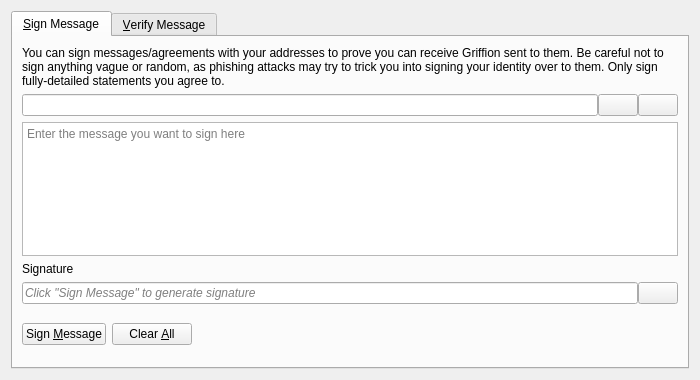
<?xml version="1.0" encoding="UTF-8"?>
<ui version="4.0">
 <class>SignVerifyMessageDialog</class>
 <widget class="QDialog" name="SignVerifyMessageDialog">
  <property name="geometry">
   <rect>
    <x>0</x>
    <y>0</y>
    <width>700</width>
    <height>380</height>
   </rect>
  </property>
  <property name="windowTitle">
   <string>Signatures - Sign / Verify a Message</string>
  </property>
  <property name="modal">
   <bool>true</bool>
  </property>
  <layout class="QVBoxLayout" name="verticalLayout">
   <item>
    <widget class="QTabWidget" name="tabWidget">
     <property name="currentIndex">
      <number>0</number>
     </property>
     <widget class="QWidget" name="tabSignMessage">
      <attribute name="title">
       <string>&amp;Sign Message</string>
      </attribute>
      <layout class="QVBoxLayout" name="verticalLayout_SM">
       <item>
        <widget class="QLabel" name="infoLabel_SM">
         <property name="text">
          <string>You can sign messages/agreements with your addresses to prove you can receive Griffion sent to them. Be careful not to sign anything vague or random, as phishing attacks may try to trick you into signing your identity over to them. Only sign fully-detailed statements you agree to.</string>
         </property>
         <property name="textFormat">
          <enum>Qt::PlainText</enum>
         </property>
         <property name="wordWrap">
          <bool>true</bool>
         </property>
        </widget>
       </item>
       <item>
        <layout class="QHBoxLayout" name="horizontalLayout_1_SM">
         <property name="spacing">
          <number>0</number>
         </property>
         <item>
          <widget class="QValidatedLineEdit" name="addressIn_SM">
           <property name="toolTip">
            <string>The Griffion address to sign the message with</string>
           </property>
          </widget>
         </item>
         <item>
          <widget class="QPushButton" name="addressBookButton_SM">
           <property name="toolTip">
            <string>Choose previously used address</string>
           </property>
           <property name="text">
            <string/>
           </property>
           <property name="icon">
            <iconset resource="../griffion.qrc">
             <normaloff>:/icons/address-book</normaloff>:/icons/address-book</iconset>
           </property>
           <property name="shortcut">
            <string>Alt+A</string>
           </property>
           <property name="autoDefault">
            <bool>false</bool>
           </property>
          </widget>
         </item>
         <item>
          <widget class="QPushButton" name="pasteButton_SM">
           <property name="toolTip">
            <string>Paste address from clipboard</string>
           </property>
           <property name="text">
            <string/>
           </property>
           <property name="icon">
            <iconset resource="../griffion.qrc">
             <normaloff>:/icons/editpaste</normaloff>:/icons/editpaste</iconset>
           </property>
           <property name="shortcut">
            <string>Alt+P</string>
           </property>
           <property name="autoDefault">
            <bool>false</bool>
           </property>
          </widget>
         </item>
        </layout>
       </item>
       <item>
        <widget class="QPlainTextEdit" name="messageIn_SM">
         <property name="toolTip">
          <string>Enter the message you want to sign here</string>
         </property>
         <property name="placeholderText">
          <string>Enter the message you want to sign here</string>
         </property>
        </widget>
       </item>
       <item>
        <widget class="QLabel" name="signatureLabel_SM">
         <property name="text">
          <string>Signature</string>
         </property>
         <property name="textFormat">
          <enum>Qt::PlainText</enum>
         </property>
        </widget>
       </item>
       <item>
        <layout class="QHBoxLayout" name="horizontalLayout_2_SM">
         <property name="spacing">
          <number>0</number>
         </property>
         <item>
          <widget class="QLineEdit" name="signatureOut_SM">
           <property name="placeholderText">
            <string>Click "Sign Message" to generate signature</string>
           </property>
           <property name="font">
            <font>
             <italic>true</italic>
            </font>
           </property>
           <property name="readOnly">
            <bool>true</bool>
           </property>
          </widget>
         </item>
         <item>
          <widget class="QPushButton" name="copySignatureButton_SM">
           <property name="toolTip">
            <string>Copy the current signature to the system clipboard</string>
           </property>
           <property name="text">
            <string/>
           </property>
           <property name="icon">
            <iconset resource="../griffion.qrc">
             <normaloff>:/icons/editcopy</normaloff>:/icons/editcopy</iconset>
           </property>
           <property name="autoDefault">
            <bool>false</bool>
           </property>
          </widget>
         </item>
        </layout>
       </item>
       <item>
        <layout class="QHBoxLayout" name="horizontalLayout_3_SM">
         <item>
          <widget class="QPushButton" name="signMessageButton_SM">
           <property name="toolTip">
            <string>Sign the message to prove you own this Griffion address</string>
           </property>
           <property name="text">
            <string>Sign &amp;Message</string>
           </property>
           <property name="icon">
            <iconset resource="../griffion.qrc">
             <normaloff>:/icons/edit</normaloff>:/icons/edit</iconset>
           </property>
           <property name="autoDefault">
            <bool>false</bool>
           </property>
          </widget>
         </item>
         <item>
          <widget class="QPushButton" name="clearButton_SM">
           <property name="toolTip">
            <string>Reset all sign message fields</string>
           </property>
           <property name="text">
            <string>Clear &amp;All</string>
           </property>
           <property name="icon">
            <iconset resource="../griffion.qrc">
             <normaloff>:/icons/remove</normaloff>:/icons/remove</iconset>
           </property>
           <property name="autoDefault">
            <bool>false</bool>
           </property>
          </widget>
         </item>
         <item>
          <spacer name="horizontalSpacer_1_SM">
           <property name="orientation">
            <enum>Qt::Horizontal</enum>
           </property>
           <property name="sizeHint" stdset="0">
            <size>
             <width>40</width>
             <height>48</height>
            </size>
           </property>
          </spacer>
         </item>
         <item>
          <widget class="QLabel" name="statusLabel_SM">
           <property name="font">
            <font>
             <weight>75</weight>
             <bold>true</bold>
            </font>
           </property>
           <property name="text">
            <string/>
           </property>
           <property name="wordWrap">
            <bool>true</bool>
           </property>
          </widget>
         </item>
         <item>
          <spacer name="horizontalSpacer_2_SM">
           <property name="orientation">
            <enum>Qt::Horizontal</enum>
           </property>
           <property name="sizeHint" stdset="0">
            <size>
             <width>40</width>
             <height>48</height>
            </size>
           </property>
          </spacer>
         </item>
        </layout>
       </item>
      </layout>
     </widget>
     <widget class="QWidget" name="tabVerifyMessage">
      <attribute name="title">
       <string>&amp;Verify Message</string>
      </attribute>
      <layout class="QVBoxLayout" name="verticalLayout_VM">
       <item>
        <widget class="QLabel" name="infoLabel_VM">
         <property name="text">
          <string>Enter the receiver's address, message (ensure you copy line breaks, spaces, tabs, etc. exactly) and signature below to verify the message. Be careful not to read more into the signature than what is in the signed message itself, to avoid being tricked by a man-in-the-middle attack. Note that this only proves the signing party receives with the address, it cannot prove sendership of any transaction!</string>
         </property>
         <property name="textFormat">
          <enum>Qt::PlainText</enum>
         </property>
         <property name="alignment">
          <set>Qt::AlignLeading|Qt::AlignLeft|Qt::AlignTop</set>
         </property>
         <property name="wordWrap">
          <bool>true</bool>
         </property>
        </widget>
       </item>
       <item>
        <layout class="QHBoxLayout" name="horizontalLayout_1_VM">
         <property name="spacing">
          <number>0</number>
         </property>
         <item>
          <widget class="QValidatedLineEdit" name="addressIn_VM">
           <property name="toolTip">
            <string>The Griffion address the message was signed with</string>
           </property>
          </widget>
         </item>
         <item>
          <widget class="QPushButton" name="addressBookButton_VM">
           <property name="toolTip">
            <string>Choose previously used address</string>
           </property>
           <property name="text">
            <string/>
           </property>
           <property name="icon">
            <iconset resource="../griffion.qrc">
             <normaloff>:/icons/address-book</normaloff>:/icons/address-book</iconset>
           </property>
           <property name="shortcut">
            <string>Alt+A</string>
           </property>
           <property name="autoDefault">
            <bool>false</bool>
           </property>
          </widget>
         </item>
        </layout>
       </item>
       <item>
        <widget class="QPlainTextEdit" name="messageIn_VM">
          <property name="toolTip">
            <string>The signed message to verify</string>
          </property>
          <property name="placeholderText">
            <string>The signed message to verify</string>
          </property>
        </widget>
       </item>
       <item>
        <widget class="QValidatedLineEdit" name="signatureIn_VM">
          <property name="toolTip">
            <string>The signature given when the message was signed</string>
          </property>
          <property name="placeholderText">
            <string>The signature given when the message was signed</string>
          </property>
        </widget>
       </item>
       <item>
        <layout class="QHBoxLayout" name="horizontalLayout_2_VM">
         <item>
          <widget class="QPushButton" name="verifyMessageButton_VM">
           <property name="toolTip">
            <string>Verify the message to ensure it was signed with the specified Griffion address</string>
           </property>
           <property name="text">
            <string>Verify &amp;Message</string>
           </property>
           <property name="icon">
            <iconset resource="../griffion.qrc">
             <normaloff>:/icons/transaction_0</normaloff>:/icons/transaction_0</iconset>
           </property>
           <property name="autoDefault">
            <bool>false</bool>
           </property>
          </widget>
         </item>
         <item>
          <widget class="QPushButton" name="clearButton_VM">
           <property name="toolTip">
            <string>Reset all verify message fields</string>
           </property>
           <property name="text">
            <string>Clear &amp;All</string>
           </property>
           <property name="icon">
            <iconset resource="../griffion.qrc">
             <normaloff>:/icons/remove</normaloff>:/icons/remove</iconset>
           </property>
           <property name="autoDefault">
            <bool>false</bool>
           </property>
          </widget>
         </item>
         <item>
          <spacer name="horizontalSpacer_1_VM">
           <property name="orientation">
            <enum>Qt::Horizontal</enum>
           </property>
           <property name="sizeHint" stdset="0">
            <size>
             <width>40</width>
             <height>48</height>
            </size>
           </property>
          </spacer>
         </item>
         <item>
          <widget class="QLabel" name="statusLabel_VM">
           <property name="font">
            <font>
             <weight>75</weight>
             <bold>true</bold>
            </font>
           </property>
           <property name="text">
            <string/>
           </property>
           <property name="wordWrap">
            <bool>true</bool>
           </property>
          </widget>
         </item>
         <item>
          <spacer name="horizontalSpacer_2_VM">
           <property name="orientation">
            <enum>Qt::Horizontal</enum>
           </property>
           <property name="sizeHint" stdset="0">
            <size>
             <width>40</width>
             <height>48</height>
            </size>
           </property>
          </spacer>
         </item>
        </layout>
       </item>
      </layout>
     </widget>
    </widget>
   </item>
  </layout>
 </widget>
 <customwidgets>
  <customwidget>
   <class>QValidatedLineEdit</class>
   <extends>QLineEdit</extends>
   <header>qt/qvalidatedlineedit.h</header>
  </customwidget>
 </customwidgets>
 <resources>
  <include location="../griffion.qrc"/>
 </resources>
 <connections/>
</ui>
